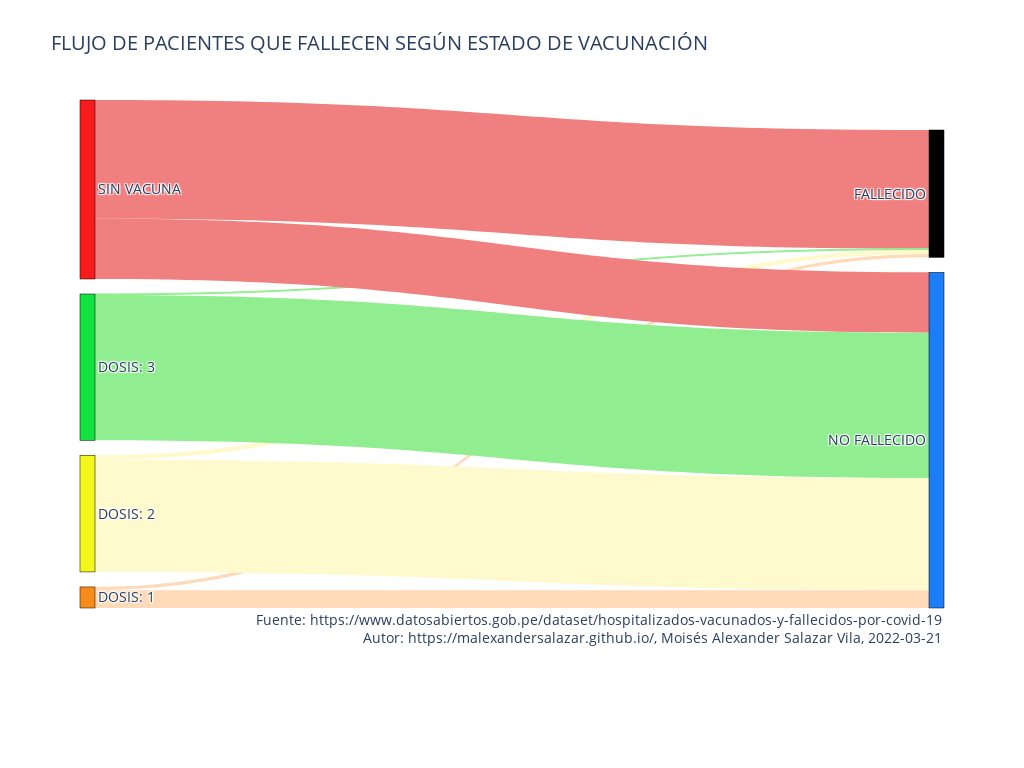

This figure's notebook cell:
### Code cell
fig = go.Figure(data=[go.Sankey(
    node = dict(
      pad = 15,
      thickness = 15,
      line = dict(color = "black", width = 0.5),
      label =  ['SIN VACUNA','DOSIS: 1','DOSIS: 2','DOSIS: 3','FALLECIDO','NO FALLECIDO'],
      color = ['#f71b1b','#f78c1b','#f3f71b','#12e23f','#000000','#1b7ef7']
    ),
    link = dict(
      source = [0, 1, 2, 3, 0, 1, 2, 3],
      target = [4, 4, 4, 4, 5, 5, 5, 5],
      value = [35254, 959, 1347, 261, 17913, 5297, 33295, 43196],
      color = ['lightcoral','peachpuff','lemonchiffon','lightgreen','lightcoral','peachpuff','lemonchiffon','lightgreen']
  ))])

fig.update_layout(title_text="FLUJO DE PACIENTES QUE FALLECEN SEGÚN ESTADO DE VACUNACIÓN",
                  width=1024,
                  height=768,
                  font_size=14)

fig.add_annotation(go.layout.Annotation(
            showarrow=False,
            text="""Fuente: https://www.datosabiertos.gob.pe/dataset/hospitalizados-vacunados-y-fallecidos-por-covid-19<br>
            Autor: https://malexandersalazar.github.io/, Moisés Alexander Salazar Vila, """ + f'{DateTime.now():%Y-%m-%d}',
            xanchor='right',
            x=1,
            yanchor='top',
            y=0,
            align='right'
        ))

fig.show()

### Figure 1 — Plotly figure (JSON) as saved in the notebook; plotly's stock layout.template omitted (floating-point values rounded to 4 significant figures)
{"data": [{"link": {"color": ["lightcoral", "peachpuff", "lemonchiffon", "lightgreen", "lightcoral", "peachpuff", "lemonchiffon", "lightgreen"], "source": [0, 1, 2, 3, 0, 1, 2, 3], "target": [4, 4, 4, 4, 5, 5, 5, 5], "value": [35254, 959, 1347, 261, 17913, 5297, 33295, 43196]}, "node": {"color": ["#f71b1b", "#f78c1b", "#f3f71b", "#12e23f", "#000000", "#1b7ef7"], "label": ["SIN VACUNA", "DOSIS: 1", "DOSIS: 2", "DOSIS: 3", "FALLECIDO", "NO FALLECIDO"], "line": {"color": "black", "width": 0.5}, "pad": 15, "thickness": 15}, "type": "sankey"}], "layout": {"annotations": [{"align": "right", "showarrow": false, "text": "Fuente: https://www.datosabiertos.gob.pe/dataset/hospitalizados-vacunados-y-fallecidos-por-covid-19<br>\n            Autor: https://malexandersalazar.github.io/, Moisés Alexander Salazar Vila, 2022-03-21", "x": 1, "xanchor": "right", "y": 0, "yanchor": "top"}], "font": {"size": 14}, "height": 768, "margin": {"b": 160}, "title": {"text": "FLUJO DE PACIENTES QUE FALLECEN SEGÚN ESTADO DE VACUNACIÓN"}, "width": 1024}}
